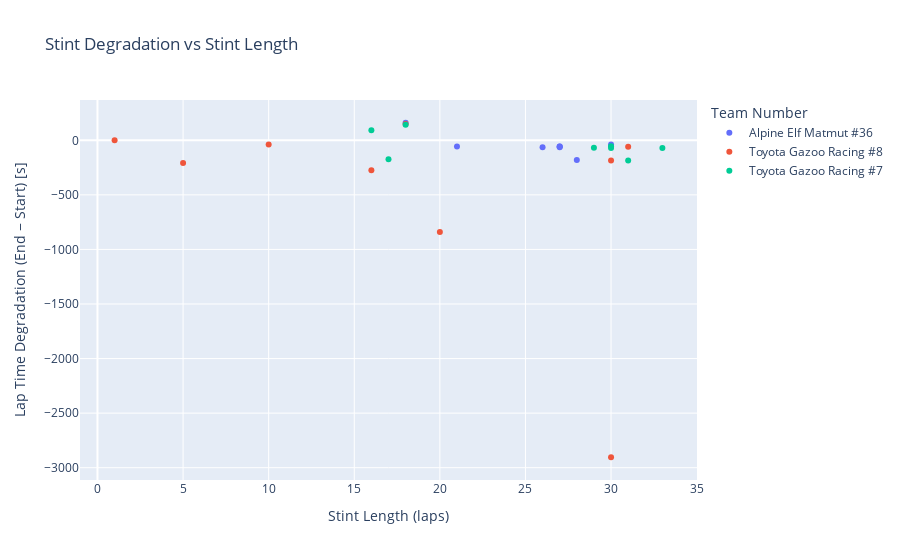

Source (notebook cell):
### Code cell
stint_summary = (
    monza.groupby("driver_stint")
    .agg(
        start_lap_time=("lap_time_s", "first"),
        end_lap_time=("lap_time_s", "last"),
        stint_length=("lap_time_s", "count"),
        team_no=("team_no", "first"), 
        driver=("driver_name", "first")
    )
    .reset_index()
)

stint_summary["delta_end_start"] = (stint_summary["end_lap_time"] - stint_summary["start_lap_time"])

fig = px.scatter(
    stint_summary,
    x="stint_length",
    y="delta_end_start",
    color="team_no",
    hover_data=["driver", "driver_stint"],
    title="Stint Degradation vs Stint Length",
    labels={                  
        "team_no": "Team Number",
        "stint_length": "Stint Length",
        "driver_stint": "Driver Stint",
        "team_no": "Team Number",
        "driver": "Driver",
        "delta_end_start": "Delta End Start"
    }
)

fig.update_layout(
    xaxis_title="Stint Length (laps)",
    yaxis_title="Lap Time Degradation (End − Start) [s]"
)

fig.show()

### Figure 1 — Plotly figure (JSON) as saved in the notebook; plotly's stock layout.template omitted (floating-point values rounded to 4 significant figures)
{"data": [{"customdata": [["André NEGRÃO", "André NEGRÃO Stint #1"], ["André NEGRÃO", "André NEGRÃO Stint #2"], ["Matthieu VAXIVIERE", "Matthieu VAXIVIERE Stint #1"], ["Matthieu VAXIVIERE", "Matthieu VAXIVIERE Stint #2"], ["Matthieu VAXIVIERE", "Matthieu VAXIVIERE Stint #3"], ["Matthieu VAXIVIERE", "Matthieu VAXIVIERE Stint #4"], ["Nicolas LAPIERRE", "Nicolas LAPIERRE Stint #1"], ["Nicolas LAPIERRE", "Nicolas LAPIERRE Stint #2"]], "hovertemplate": "Team Number=Alpine Elf Matmut #36<br>Stint Length=%{x}<br>Delta End Start=%{y}<br>Driver=%{customdata[0]}<br>Driver Stint=%{customdata[1]}<extra></extra>", "legendgroup": "Alpine Elf Matmut #36", "marker": {"color": "#636efa", "symbol": "circle"}, "mode": "markers", "name": "Alpine Elf Matmut #36", "orientation": "v", "showlegend": true, "type": "scatter", "x": [18, 28, 30, 27, 26, 21, 27, 27], "xaxis": "x", "y": [160.8, -179.6, -39.4, -56.24, -63.91, -56.39, -63.52, -56.36], "yaxis": "y"}, {"customdata": [["Brendon HARTLEY", "Brendon HARTLEY Stint #1"], ["Brendon HARTLEY", "Brendon HARTLEY Stint #2"], ["Brendon HARTLEY", "Brendon HARTLEY Stint #3"], ["Brendon HARTLEY", "Brendon HARTLEY Stint #4"], ["Brendon HARTLEY", "Brendon HARTLEY Stint #5"], ["Kazuki NAKAJIMA", "Kazuki NAKAJIMA Stint #1"], ["Kazuki NAKAJIMA", "Kazuki NAKAJIMA Stint #2"], ["Sébastien BUEMI", "Sébastien BUEMI Stint #1"], ["Sébastien BUEMI", "Sébastien BUEMI Stint #2"]], "hovertemplate": "Team Number=Toyota Gazoo Racing #8<br>Stint Length=%{x}<br>Delta End Start=%{y}<br>Driver=%{customdata[0]}<br>Driver Stint=%{customdata[1]}<extra></extra>", "legendgroup": "Toyota Gazoo Racing #8", "marker": {"color": "#EF553B", "symbol": "circle"}, "mode": "markers", "name": "Toyota Gazoo Racing #8", "orientation": "v", "showlegend": true, "type": "scatter", "x": [1, 5, 20, 16, 10, 30, 31, 18, 30], "xaxis": "x", "y": [0, -209.0, -841.1, -275.0, -38.32, -2904.0, -58.45, 148.5, -184.5], "yaxis": "y"}, {"customdata": [["Jose Maria LOPEZ", "Jose Maria LOPEZ Stint #1"], ["Jose Maria LOPEZ", "Jose Maria LOPEZ Stint #2"], ["Kamui KOBAYASHI", "Kamui KOBAYASHI Stint #1"], ["Kamui KOBAYASHI", "Kamui KOBAYASHI Stint #2"], ["Mike CONWAY", "Mike CONWAY Stint #1"], ["Mike CONWAY", "Mike CONWAY Stint #2"], ["Mike CONWAY", "Mike CONWAY Stint #3"], ["Mike CONWAY", "Mike CONWAY Stint #4"]], "hovertemplate": "Team Number=Toyota Gazoo Racing #7<br>Stint Length=%{x}<br>Delta End Start=%{y}<br>Driver=%{customdata[0]}<br>Driver Stint=%{customdata[1]}<extra></extra>", "legendgroup": "Toyota Gazoo Racing #7", "marker": {"color": "#00cc96", "symbol": "circle"}, "mode": "markers", "name": "Toyota Gazoo Racing #7", "orientation": "v", "showlegend": true, "type": "scatter", "x": [33, 30, 30, 29, 18, 31, 16, 17], "xaxis": "x", "y": [-69.9, -55.08, -70.38, -69.07, 142.6, -186.1, 90.91, -174.5], "yaxis": "y"}], "layout": {"legend": {"title": {"text": "Team Number"}, "tracegroupgap": 0}, "title": {"text": "Stint Degradation vs Stint Length"}, "xaxis": {"anchor": "y", "domain": [0, 1], "title": {"text": "Stint Length (laps)"}}, "yaxis": {"anchor": "x", "domain": [0, 1], "title": {"text": "Lap Time Degradation (End − Start) [s]"}}}}
